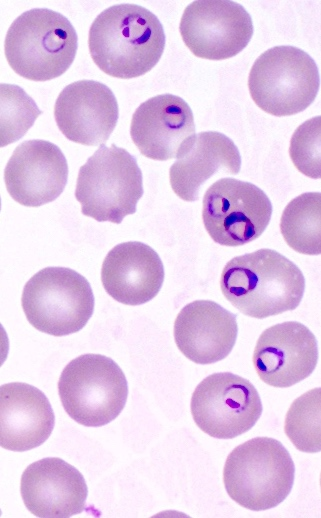
#> input picture malaria_1.jpeg, 321 x 518 px
$ python Malaria_cell.py
#> lines starting #> are read from the running program, lines starting #| are printed output that depends on the picture; after the words box and inside, x2 and y2 are one past the last pixel; in counts of white or black regions, pixels touching at a corner belong together
import skimage.io as io
import matplotlib.pyplot as plt
import numpy as np
from skimage.color import rgb2gray
from skimage.filters import sobel
import cv2

def fill_cells(edge_image):
    """
    Args:
        edge_image: A black-and-white image, with black background and
                    white edges.
    Returns:
        A new image where the background is black, the edges are white, and
        each enclosed region is filled with a unique grayscale value.
    """
    # Ensure the input image is binary (0 for black, 1 for white edges)
    edge_image = np.uint8(np.clip(edge_image * 255, 0, 255))  # Convert to 0-255 binary

    # Invert the image so the edges are black (0) and the enclosed areas are white (255)
    inverted_image = 255 - edge_image

    # Step 1: Find all the connected components (regions) in the inverted image
    num_labels, labels = cv2.connectedComponents(inverted_image)

    print(f"Number of labeled areas is: {num_labels}") # backround + enclosed spaces

    # Create a copy of the original edge image to fill enclosed regions
    filled_image = edge_image.copy()

    # Step 2: Iterate through labeled regions and fill each with a unique grayscale value
    n_regions_found_so_far = 0
    for label in range(1, num_labels):  # Start from 1, as 0 is the background (black)
        # Generate a unique grayscale value for each region
        region_fill_color = 128 + (int(128//num_labels) * n_regions_found_so_far)  # Starting from 0.5, incrementing

        # Ensure the region_fill_color does not exceed 1.0
        #region_fill_color = min(region_fill_color, 1.0)  # Clamp to 1.0 if it exceeds

        # Fill all pixels in this region with the region's unique grayscale value
        filled_image[labels == label] = region_fill_color  # Scale to 0-255 for visualization
        n_regions_found_so_far += 1

    '''
    # Some non bounded areas are ignored in the infection count.
    # See this image (remove quotes) to visualize, try adjusting threshold
    filled_image = np.uint8(np.clip(filled_image * 255, 0, 255))
    # Visualize the final filled image with unique grayscale fill
    plt.imshow(filled_image, cmap='gray')
    plt.title("Final Image with Unique Grayscale Fill")
    plt.axis('off')  # Turn off axis for a cleaner image
    plt.show()
    '''
    return filled_image

def find_coordinates_for_greyscale(labeled_image, greyscale_val):
    """
    Function to find all coordinates of the pixels that match the given `greyscale_val` in the labeled image.
    Args:
        labeled_image: The labeled image where each pixel has a grayscale value.
        greyscale_val: The grayscale value for which coordinates are to be found.
    Returns:
        A list of (row, col) coordinates where the pixel matches `greyscale_val`.
    """
    coordinates = []
    n_rows, n_cols = labeled_image.shape

    for i in range(n_rows):
        for j in range(n_cols):
            if labeled_image[i, j] == greyscale_val:
                coordinates.append((i, j))

    return coordinates

def ensure_rgb_format(image):
    """
    Ensure the image is in RGB format.
    If the image is grayscale, convert it to RGB by repeating the grayscale values across 3 channels.
    Args:
        image: Input image, which might be grayscale.
    Returns:
        RGB image.
    """
    if len(image.shape) == 2:  # If the image is grayscale (2D array)
        image_rgb = np.stack((image,)*3, axis=-1)  # Stack the grayscale image to create 3 channels
    elif image.shape[2] == 1:  # If the image has a single channel but 3D
        image_rgb = np.repeat(image, 3, axis=-1)  # Repeat the single channel across 3 channels
    else:
        image_rgb = image  # Already in RGB format
    return image_rgb

def classify_cells(original_image, labeled_image, \
                   min_size, max_size, \
                   infected_grayscale, \
                    min_infected_percentage):

    n_row, n_col = original_image.shape

    # Ensure original_image is in RGB format
    rgb_image = ensure_rgb_format(original_image)

    # Builds a set of all grayscale values (cells) in the labeled image
    grayscales = {labeled_image[i,j] for i in range(n_row) for j in range(n_col) \
                  if labeled_image[i,j] >= 120 and labeled_image[i,j] < 255}

    # sets rows and cols to the labeled image array [i,j]
    n_rows, n_cols = labeled_image.shape

    # Total number of cells (before applying the size filter)
    total_cells = len(grayscales)
    #print(f"total cells is: {total_cells}")

    # Initialize a list to track cell sizes
    cell_sizes = []
    infected_sizes = []

    # Initailize a count of infected cells and store infected cell sizes
    infected = 0
    infected_cells_coords = {}

    #---------Pixel Iteration----------#
    for greyscale_val in grayscales:
        row_list = []
        col_list = []
        coordinates_to_check = []

        for i in range(n_rows):
            for j in range(n_cols):
                if labeled_image[i,j] == greyscale_val:
                    col_list.append(j)
                    row_list.append(i)
                    coordinates_to_check.append([i,j])

        # Calculate cell size
        total_pixels = len(coordinates_to_check)
        if total_pixels < min_size or total_pixels > max_size:
            continue

        # Track cell size
        cell_sizes.append(total_pixels)

        dark_count = 0
        for coor in coordinates_to_check:
            if original_image[coor[0]][coor[1]] < infected_grayscale:
                dark_count +=1

        percent = dark_count / total_pixels
        if percent >= min_infected_percentage:
            infected += 1
            infected_sizes.append(total_pixels)

            coords = find_coordinates_for_greyscale(labeled_image, greyscale_val)
            infected_cells_coords[greyscale_val] = coords

            for i, j in zip(row_list, col_list):
                rgb_image[i, j] = [250/255, 1/255, 1/255]  # Scale values to [0, 1]
                #rgb_image[i, j] = [200, 1, 1]  # Red color (RGB)

    #---------Figure generation----------#
    # Define the grid layout for subplots (2 rows and 2 columns for 4 plots)
    fig, axs = plt.subplots(2, 2, figsize=(10, 10))

    # Plot the labeled image
    #axs[0, 0].imshow(original_image)
    #axs[0, 0].set_title("IGrayscale Image")
    axs[0, 0].imshow(rgb_image)
    axs[0, 0].set_title("Infected Cells Labeled in Red")
    axs[0, 0].axis('off')

    # Histogram of grayscale values in labeled image
    #axs[0, 1].hist(labeled_image.ravel(), bins=range(256), fc='k', ec='k')
    #axs[0, 1].set_title('Histogram of Labeled Image Grayscale Values')

    # Plot the infected vs non-infected cells count
    non_infected = total_cells - infected
    axs[0, 1].bar(['Infected', 'Non-Infected'], [infected, non_infected], color=['red', 'blue'])
    axs[0, 1].set_title('Infected vs Non-Infected Cells')
    axs[0, 1].set_ylabel('Number of Cells')

    # Plot the distribution of cell sizes (all cells and infected cells)
    axs[1, 0].hist(cell_sizes, bins=50, color='blue', alpha=0.7, label='All Cells')
    axs[1, 0].hist(infected_sizes, bins=50, color='red', alpha=0.7, label='Infected Cells')
    axs[1, 0].legend()
    axs[1, 0].set_title('Distribution of Cell Sizes')
    axs[1, 0].set_xlabel('Number of Pixels')
    axs[1, 0].set_ylabel('Frequency')

    # Plot the percentage of infected cells as a pie chart
    #infected_percentage = (infected / total_cells) * 100

    if total_cells == 0:
        print("Warning: No cells detected.")
        infected_percentage = 0  # Set the infected percentage to 0 if no cells are detected.
    else:
        infected_percentage = (infected / total_cells) * 100

    axs[1, 1].pie([infected_percentage, 100 - infected_percentage],
                  labels=['Infected', 'Non-Infected'], autopct='%1.1f%%', colors=['red', 'blue'])
    axs[1, 1].set_title('Percentage of Infected Cells')

    # Adjust layout for a clean fit
    plt.tight_layout()

    # Show the entire figure
    plt.show()

    # Print summary
    print(f'Total number of cells: {total_cells}')
    print(f'Number of infected cells: {infected}')
    print(f'Percentage of infected cells: {infected_percentage:.2f}%')

    return infected, rgb_image, infected_cells_coords

def run(image, threshold_value, min_size, max_size, min_infected_percentage):

    fig, axs = plt.subplots(1, 2, figsize=(10, 5))  # 1 row, 2 columns, adjust size as needed

    # Plot original image on the first subplot
    axs[0].imshow(image, cmap='gray')  # Displaying the image (grayscale or RGB)
    axs[0].set_title("Original Image")  # Title for the original image
    axs[0].axis('off')  # Optional: turn off axis for a cleaner display

    # Plot histogram of the original image on the second subplot
    axs[1].hist(image.ravel(), bins=range(256), color='k', edgecolor='k')  # Histogram of grayscale values
    axs[1].set_title('Histogram of Original Image Color Values')  # Title for the histogram
    axs[1].set_xlabel('Pixel Intensity')  # Label for the x-axis
    axs[1].set_ylabel('Frequency')  # Label for the y-axis

    # Adjust layout for clean presentation
    plt.tight_layout()
    # Show the entire figure
    plt.show()

    # Converting the image to graytone
    image_gray = rgb2gray(image)
    image_sobel = sobel(image_gray)

    image_sobel_T005 = np.where(image_sobel >= threshold_value, 1.0, 0.0)

    n_row, n_col = image_sobel_T005.shape

    sobel_clean = image_sobel_T005.copy()
    for i in range(n_row):
        for j in range(n_col):
            if np.min(image_gray[max(0,i-1):min(n_row,i+2), max(0,j-1):min(n_col,j+2)])<0.5:
                sobel_clean[i,j] = 0
    image_filled = fill_cells(sobel_clean)

    if image_filled is None:
        print("Error: fill_cells() did not return a valid image.")

    if image_gray is None:
        print("Error: labeled_image is None.")

    infected_grayscale=0.5
    cell_data = classify_cells(image_gray, image_filled, min_size, max_size, infected_grayscale, min_infected_percentage)

    return cell_data[0]

if __name__ == "__main__":

    #### Specify which image you want! ####
    image = plt.imread("malaria_1.jpeg")
#> image is the input picture: shape (518, 321, 3); mean R, G, B 228, 201.9, 233.2

    cells_infected = run(image, threshold_value = 0.038, min_size = 2000, max_size = 5000, min_infected_percentage=0.02)
#> in run, `plt.show()`:
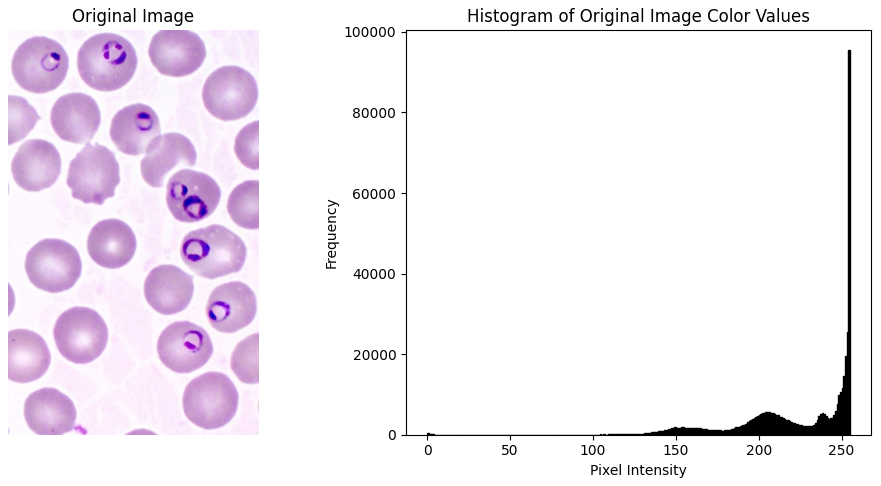
#> figure drawn by matplotlib, 2 panels; panel 2: tallest bar 95602 high, from x = 254 to 255
#> in run, `image_sobel_T005 = np.where(image_sobel >= threshold_value, 1.0, 0.0)`:
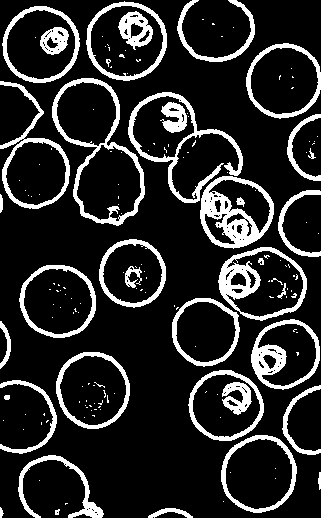
#> image_sobel_T005: shape (518, 321) float64; values 0 (black) and 1 (white), 16.1% white; 165 white regions (126 under 20 px), largest, box (x1, y1, x2, y2) and area: (200, 176, 274, 249) 2193, (52, 78, 145, 226) 1950, (128, 92, 243, 203) 1776
#> after the loop in run, `for i in range(n_row):`:
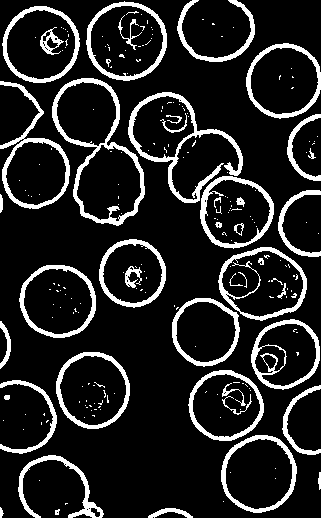
#> sobel_clean: shape (518, 321) float64; values 0 (black) and 1 (white), 14% white; 222 white regions (176 under 20 px), largest, box (x1, y1, x2, y2) and area: (52, 78, 145, 226) 1945, (128, 92, 243, 203) 1776, (0, 81, 70, 209) 1319
#> in fill_cells, `num_labels, labels = cv2.connectedComponents(inverted_image)`:
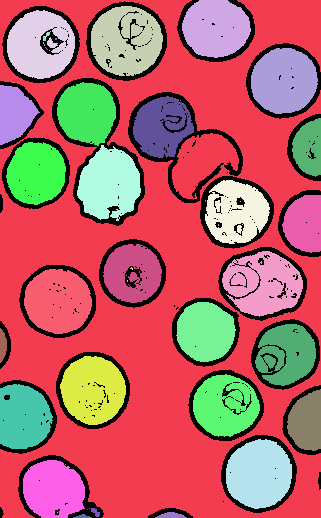
#> labels: shape (518, 321) int32; 47 distinct labels, from 0 to 46; one colour per label, 0 black
#> in fill_cells, `num_labels, labels = cv2.connectedComponents(inverted_image)`: num_labels = 47
#| Number of labeled areas is: 47
#> the loop in fill_cells, `for label in range(1, num_labels):` made 46 passes
#> region_fill_color on passes 1 to 12: 128, 130, 132, 134, 136, 138, 140, 142, 144, 146, 148, 150
#> after the loop in fill_cells, `for label in range(1, num_labels):`:
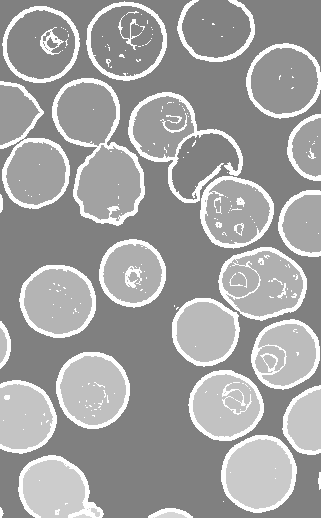
#> filled_image: shape (518, 321); min 128, max 255, mean 162.1
#> after the loop in fill_cells, `for label in range(1, num_labels):`: n_regions_found_so_far = 46
#> in classify_cells, `grayscales = {labeled_image[i,j] for i in range(n_row) for j in range(..`: grayscales = 46 items
#> in classify_cells, `total_cells = len(grayscales)`: total_cells = 46
#> the loop in classify_cells, `for greyscale_val in grayscales:` made 46 passes
#> (greyscale_val, total_pixels, percent) on passes 2, 3, 4, 10, 12, 14, 17, 18, 19, 24, 25, 27: (130, 3138, 0), (132, 3731, 0.105), (134, 3349, 0.04), (146, 3461, 0), (150, 2873, 0), (154, 2563, 0.101), (160, 2914, 0), (162, 3422, 0.000877), (164, 2944, 0.288), (174, 2493, 0), (176, 3579, 0.138), (180, 3423, 0)
#> (greyscale_val, total_pixels) on passes 1, 5, 6, 7, 8, 9: (128, 77219), (136, 31), (138, 4), (140, 1), (142, 4), (144, 3)
#> after the loop in classify_cells, `for greyscale_val in grayscales:`:
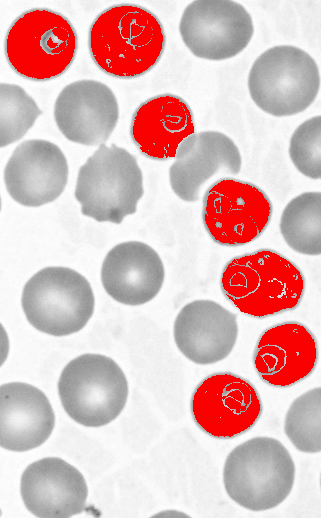
#> rgb_image: shape (518, 321, 3) float64; mean of channels 0, 1, 2 0.869, 0.74, 0.74; drawn as R, G, B
#> after the loop in classify_cells, `for greyscale_val in grayscales:`: cell_sizes = [3138, 3731, 3349, 3461, 2873, 2563, 2914, 3422, 2944, 2493, 3579, 3423, 2764, 2686, 3409, 2986, 2793, 3607, 2869]; infected = 7; infected_cells_coords = 7 items; infected_sizes = [3731, 3349, 2563, 2944, 3579, 2686, 2986]
#> in classify_cells, `non_infected = total_cells - infected`: non_infected = 39
#> in classify_cells, `infected_percentage = (infected / total_cells) * 100`: infected_percentage = 15.22
#> in classify_cells, `plt.show()`:
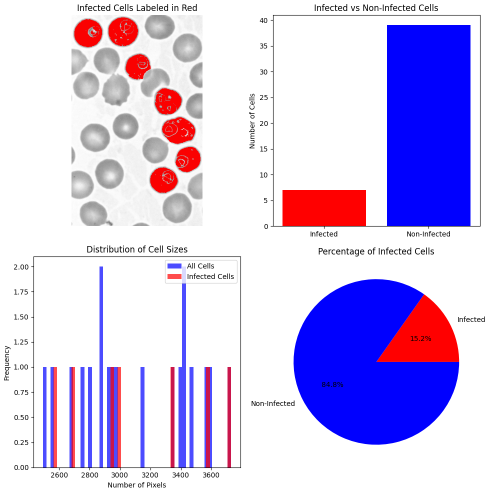
#> figure drawn by matplotlib, 4 panels
#| Total number of cells: 46
#| Number of infected cells: 7
#| Percentage of infected cells: 15.22%
#> cells_infected = 7

$ run again, with malaria_3.jpeg copied over malaria_1.jpeg
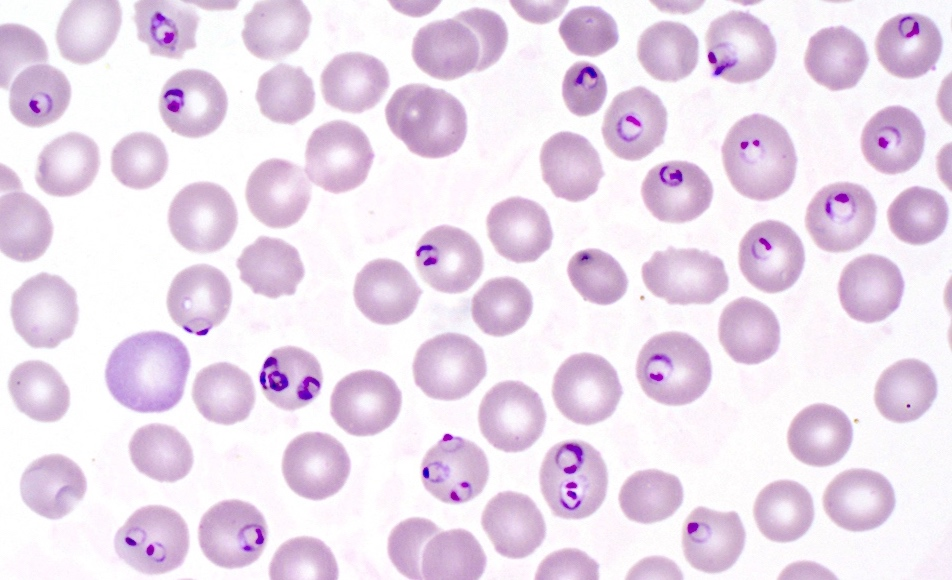
#> input picture malaria_3.jpeg, 952 x 580 px
#> image is the input picture: shape (580, 952, 3); mean R, G, B 234.4, 219.9, 235.9
#> image_sobel_T005: shape (580, 952) float64; values 0 (black) and 1 (white), 14.1% white; 392 white regions (275 under 20 px), largest, box (x1, y1, x2, y2) and area: (257, 344, 325, 412) 1962, (419, 432, 491, 506) 1765, (538, 438, 610, 521) 1686
#> after the loop in run, `for i in range(n_row):`:
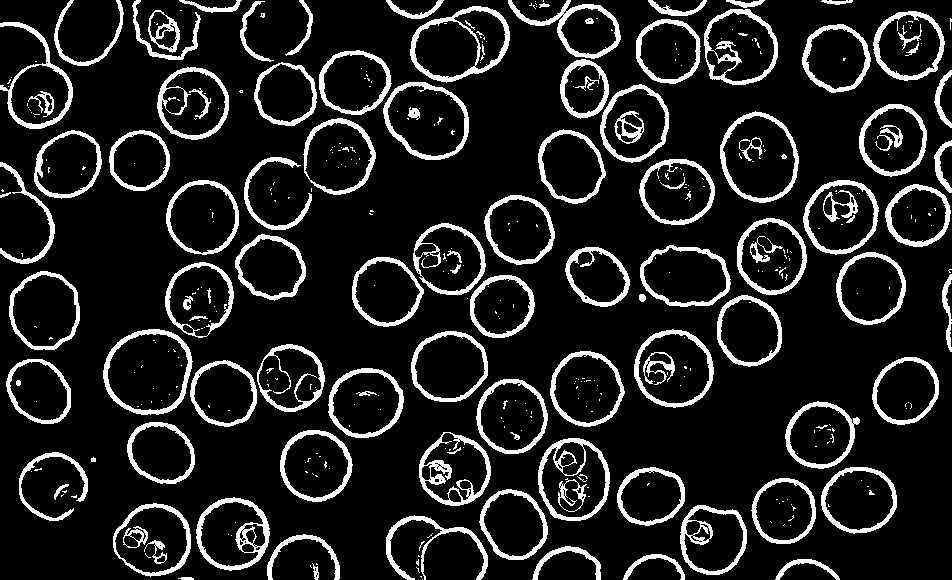
#> sobel_clean: shape (580, 952) float64; values 0 (black) and 1 (white), 12.9% white; 431 white regions (312 under 20 px), largest, box (x1, y1, x2, y2) and area: (410, 6, 510, 83) 1427, (419, 432, 491, 506) 1423, (196, 497, 270, 571) 1360
#> labels: shape (580, 952) int32; 116 distinct labels, from 0 to 115
#> num_labels = 116
#| Number of labeled areas is: 116
#> after the loop in fill_cells, `for label in range(1, num_labels):`: n_regions_found_so_far = 115
#> grayscales = 115 items
#> total_cells = 115
#> the loop in classify_cells, `for greyscale_val in grayscales:` made 115 passes
#> (total_pixels, percent) on passes 2, 12, 13, 15, 19, 22, 25, 28: (3034, 0), (4106, 0), (3198, 0.0707), (2653, 0.0746), (2471, 0), (2617, 0), (2727, 0), (2325, 0.0413)
#> after the loop in classify_cells, `for greyscale_val in grayscales:`: cell_sizes = 55 values, max 4781 at index 31, min 2061 at index 54, mean 2881.7; infected = 15; infected_cells_coords = 15 items; infected_sizes = [3198, 2653, 2325, 2844, 2561, 2600, 2830, 2948, 2892, 3453, 2526, 2427, 3170, 3133, 2610]
#> non_infected = 100
#> infected_percentage = 13.04
#> in classify_cells, `plt.show()`:
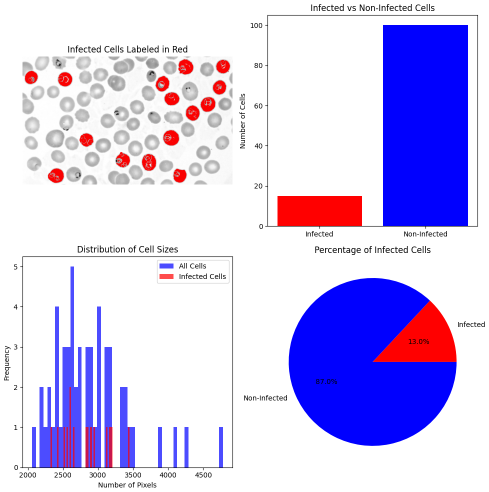
#> figure drawn by matplotlib, 4 panels; panel 3: tallest bar 5 high, from x = 2605 to 2659.4; panel 3: tallest bar 2 high, from x = 2595.7 to 2618.3
#| Total number of cells: 115
#| Number of infected cells: 15
#| Percentage of infected cells: 13.04%
#> cells_infected = 15

$ run again, with malaria_4.jpeg copied over malaria_1.jpeg
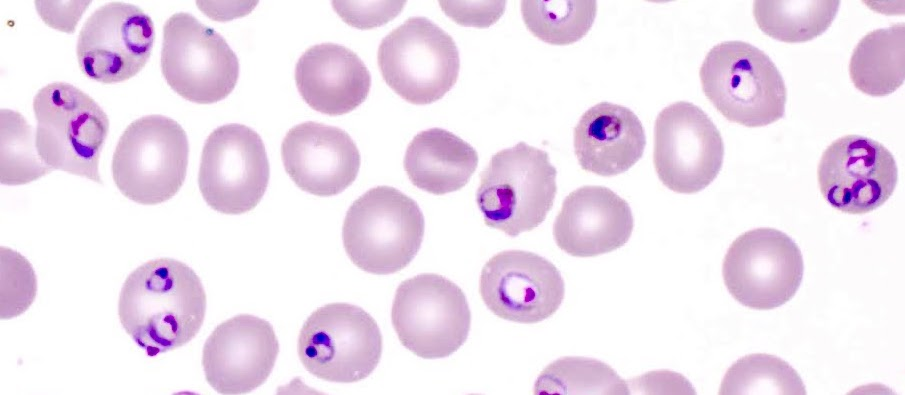
#> input picture malaria_4.jpeg, 905 x 395 px
#> image is the input picture: shape (395, 905, 3); mean R, G, B 237.9, 223.2, 237.9
#> image_sobel_T005: shape (395, 905) float64; values 0 (black) and 1 (white), 12.5% white; 164 white regions (107 under 20 px), largest, box (x1, y1, x2, y2) and area: (816, 133, 900, 216) 3319, (117, 256, 208, 359) 2343, (31, 80, 111, 180) 2303
#> after the loop in run, `for i in range(n_row):`:
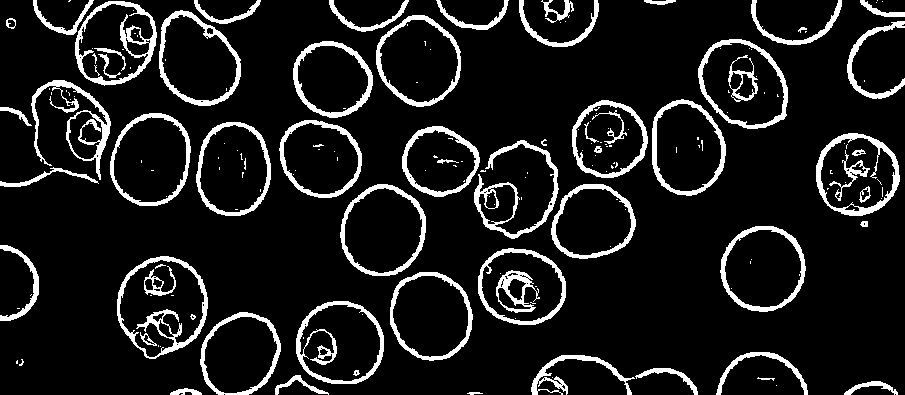
#> sobel_clean: shape (395, 905) float64; values 0 (black) and 1 (white), 10.7% white; 183 white regions (118 under 20 px), largest, box (x1, y1, x2, y2) and area: (117, 256, 208, 359) 1620, (31, 80, 111, 180) 1591, (75, 1, 157, 86) 1504
#> labels: shape (395, 905) int32; 79 distinct labels, from 0 to 78
#> num_labels = 79
#| Number of labeled areas is: 79
#> after the loop in fill_cells, `for label in range(1, num_labels):`: n_regions_found_so_far = 78
#> grayscales = 78 items
#> total_cells = 78
#> the loop in classify_cells, `for greyscale_val in grayscales:` made 78 passes
#> (total_pixels, percent) on passes 6, 9, 11, 12, 13, 15, 21, 22: (2008, 0.0204), (2596, 0), (3304, 0.218), (4515, 0), (4699, 0), (2772, 0), (4275, 0.0594), (3536, 0)
#> after the loop in classify_cells, `for greyscale_val in grayscales:`: cell_sizes = 25 values, max 4965 at index 15, min 2008 at index 0, mean 3784; infected = 9; infected_cells_coords = 9 items; infected_sizes = [2008, 3304, 4275, 3194, 3563, 3117, 4915, 4378, 2293]
#> non_infected = 69
#> infected_percentage = 11.54
#> in classify_cells, `plt.show()`:
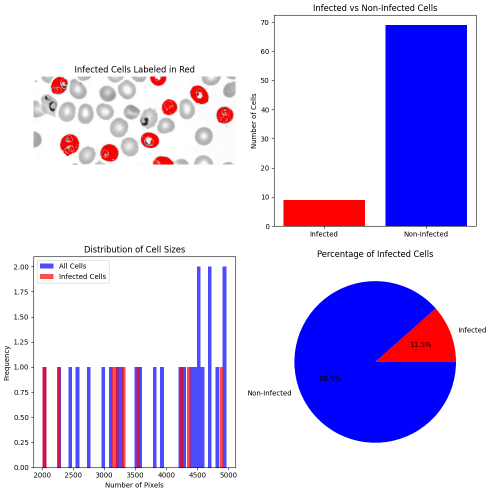
#> figure drawn by matplotlib, 4 panels
#| Total number of cells: 78
#| Number of infected cells: 9
#| Percentage of infected cells: 11.54%
#> cells_infected = 9
